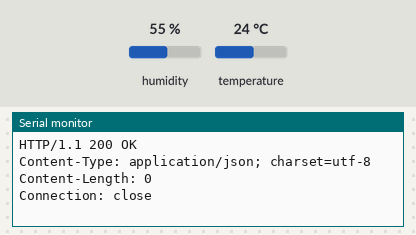
Bench run of a sketch on a simulated ESP8266 (NodeMCU). On the bench: the last lines printed to the serial monitor. Inputs (shaded band) come from the test bench; at power-on: humidity 55 %, temperature 24 °C. WiFi joins after 1.5 s; servers stay silent unless stated; uploads are accepted with an empty reply.

Above: at 2.7 s.
2.8 s: humidity set to 22 %
At 4.1 s:
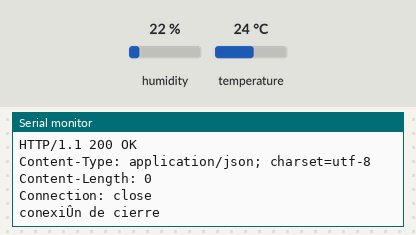
15.7 s: temperature set to 12 °C
24.3 s: humidity set to 40 %
At 24.4 s:
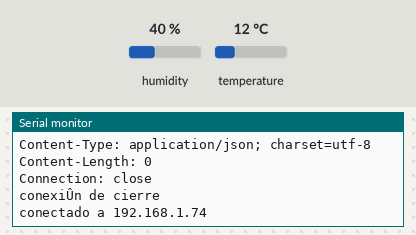
Timing chart, 0 to 27.3 s (numbered marks = the images above; inputs shaded):
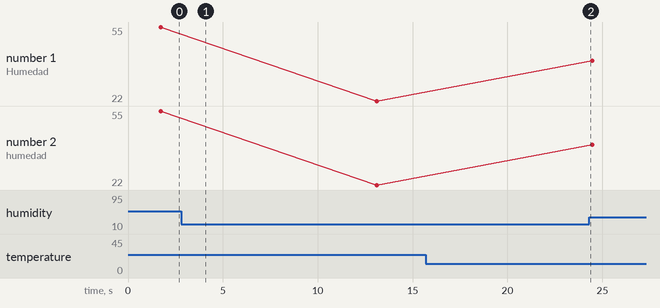

The sketch:

practica_3.ino
```cpp
#include <DHT11.h>
int pin=2;
DHT11 dht11(pin);
#include <ESP8266WiFi.h>


const char* ssid = "INFINITUM9747_2.4";
const char* password = "Gcvb7G9UPD";
const char* host = "192.168.1.74";

float parametro1;
float parametro2;

/************************************************************************************************
 ************************************************************************************************/

void setup() {
  Serial.begin(9600);
  delay(1);

  Serial.print("conectando a ");
  Serial.println(ssid);
  WiFi.begin(ssid, password);

  while (WiFi.status() != WL_CONNECTED) {
    delay(500);
    Serial.print(".");
  }
  Serial.println("");
  Serial.println("WiFi conectado");
  Serial.println("direccion IP: ");
  Serial.println(WiFi.localIP());
}

/***********************************************************
 ***********************************************************/

void loop() {

  Serial.print("conectado a ");
  Serial.println(host);

  // Use WiFiClient class to create TCP connections
  WiFiClient client;
  const int httpPort = 80;
  if (!client.connect(host, httpPort)) {
    Serial.println("Fallo conexion");
    return;
  }

  int err;
       float temp, hum;
       if((err = dht11.read(hum, temp)) == 0)    // Si devuelve 0 es que ha leido bien
          {
             Serial.print("Temperatura: ");
             Serial.print(temp);
             parametro1=temp;
             Serial.print(" Humedad: ");
             Serial.print(hum);
             parametro2=hum;
             Serial.println();
          }
  // We now create a URI for the request
  String url = "/save_as.php?";
  url += "temperatura=";
  url += parametro1;

 url += "&humedad=";
 url += parametro2;

  Serial.print("Buscando URL: ");
  Serial.println(url);

  //..................................//
  client.print(String("GET ") + url + " HTTP/1.1\r\n" +
               "Host: " + host + "\r\n" +
               "Connection: close\r\n\r\n");
  unsigned long timeout = millis();
  while (client.available() == 0) {
    if (millis() - timeout > 5000) {
      Serial.println(">>> Client Timeout !");
      client.stop();
      return;
    }
  }

  // Read all the lines of the reply from server and print them to Serial
  while (client.available()) {
    String line = client.readStringUntil('\r');
    Serial.print(line);
  }

  Serial.println();
  Serial.println("conexiÛn de cierre");
  delay(10000);
}
```

Measured:
- plotted number 1: 55 → 22 after the input at 2.8 s, 22 → 40 after the input at 24.3 s
- plotted number 2: 55 → 22 after the input at 2.8 s, 22 → 40 after the input at 24.3 s
